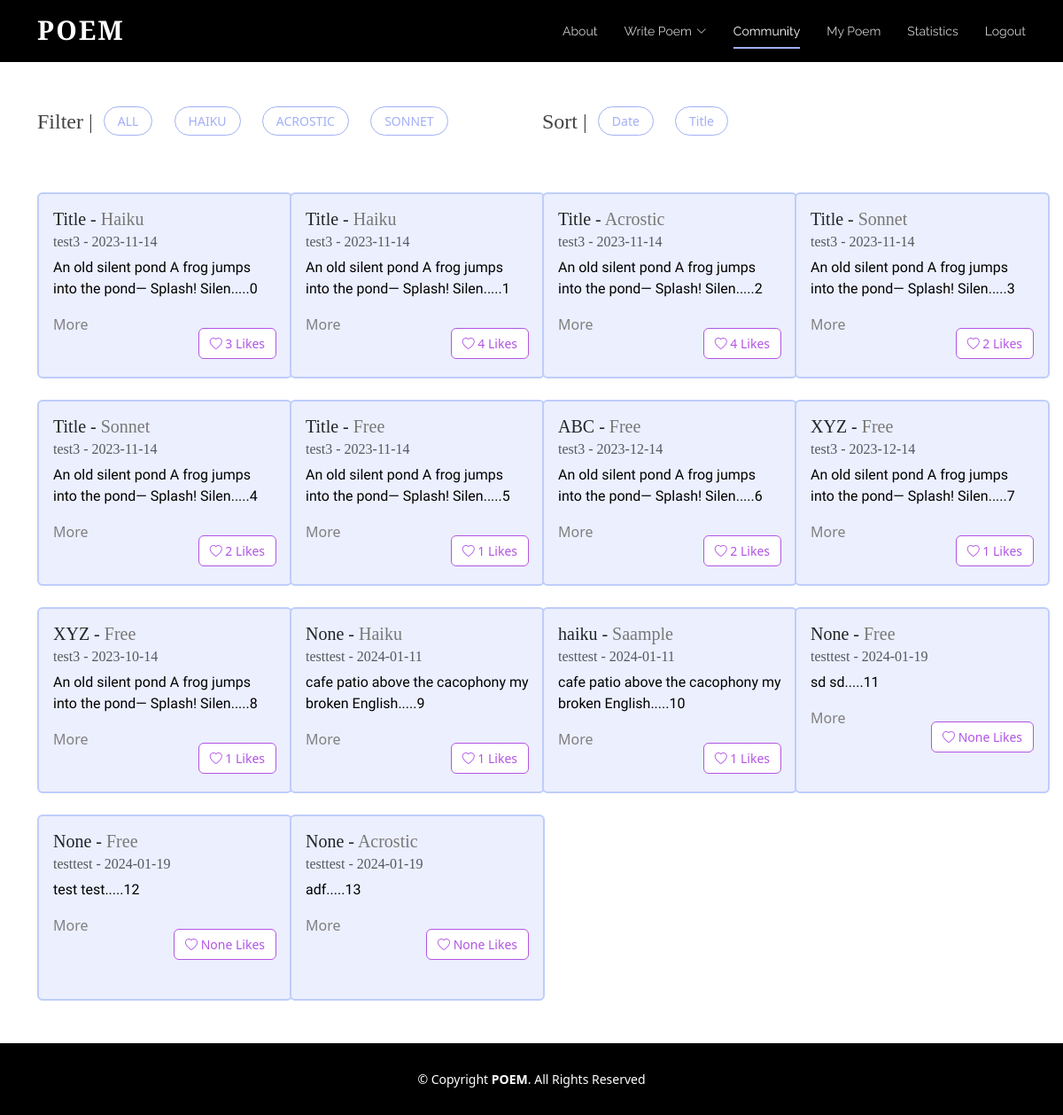
Screenshot of /board (signed in) with the database file from the repository.
### tables this page shows
CREATE TABLE "Poem" (
	"username"	TEXT,
	"content"	TEXT,
	"date"	TEXT,
	"title"	TEXT,
	"type"	TEXT
, "id"	INTEGER, "numLikes"	INTEGER);

### app.py (the view)
@app.route("/board", methods=['GET', 'POST'])
def board():
	isLogin = False
	if request.method == "POST":
		pass
	else:
		isLogin = True
		conn = sqlite3.connect('static/database.db')
		cursor = conn.cursor()
		query = """
			SELECT P.username, P.content, P.date, P.title, P.type,P.id, P.numLikes,
				   COALESCE(L.liked, 0) AS liked
			FROM Poem P
			LEFT JOIN Likes L ON P.id = L.poem_id AND L.username = ?
		"""
		cursor.execute(query, (session.get("username"),))
		rows = cursor.fetchall()
		num_poems = len(rows)
		usernames = []  # ["scott", "alice"]
		contents = []  # ["poem...", "poem2..."]
		dates = []  # ["2023-12-12", "2022-10-10"]
		titles = []
		types = []
		likes = []
		ids = []
		num_likes = []
		for row in rows:
			usernames.append(row[0])
			contents.append(row[1])
			dates.append(row[2])
			titles.append(row[3])
			types.append(row[4].title())
			likes.append(row[7])
			num_likes.append(row[6])
			ids.append(row[5])
		print(likes)
		print(ids)
		print("AAAAA",num_poems)
		if "username" not in session:
			isLogin = False
			return redirect(url_for('login'))
		else:
			isLogin = True
		return render_template('board.html',ids=ids, usernames=usernames, contents=contents,
							   dates=dates, titles=titles, types=types, liked_status=likes,
							   num_poems=num_poems, num_likes = num_likes,isLogin=isLogin)

### templates/board.html (shortened to what this page needs)
<!DOCTYPE html>
<html lang="en">
  <head>
    <link href="../static/vendor/aos/aos.css" rel="stylesheet">
    <link href="../static/vendor/bootstrap/css/bootstrap.min.css" rel="stylesheet">
    <link href="../static/vendor/bootstrap-icons/bootstrap-icons.css" rel="stylesheet">
    <link href="../static/vendor/boxicons/css/boxicons.min.css" rel="stylesheet">
    <link href="../static/vendor/glightbox/css/glightbox.min.css" rel="stylesheet">
    <link href="../static/vendor/swiper/swiper-bundle.min.css" rel="stylesheet">
    <link href="../static/css/style.css" rel="stylesheet">
  </head>
  <body>
      <header id="header" class="fixed-top d-flex align-items-center">
        <div class="container d-flex justify-content-between">
          <div class="logo">
            <h1><a href="{{url_for('index')}}">Poem</a></h1>
          </div>
          <nav id="navbar" class="navbar">
        <ul>
          <li><a class="nav-link scrollto" href="{{url_for('index')}}#about">About</a></li>
          <li class="dropdown"><a href="{{url_for('bwrite')}}"><span>Write Poem</span> <i class="bi bi-chevron-down"></i></a>
          </li>
          <li><a class="nav-link scrollto active" href="{{url_for('board')}}">Community</a></li>
                      <li><a class="nav-link scrollto" href="{{url_for('mypage')}}">My Poem</a></li>
          <li><a class="nav-link scrollto" href="{{url_for('statistics')}}">Statistics</a></li>
          {% if isLogin %}
            <li><a class="nav-link scrollto" href="{{url_for('logout')}}">Logout</a></li>
          {% else %}
            <li><a class="nav-link scrollto" href="{{url_for('login')}}">Login</a></li>
          {% endif %}
        </ul>
          </nav>
        </div>
      </header>
      <main>
        <div class="container board-top">
          <div class="row mb-4">
            <div class="col-lg-6 d-flex">
                <h4>Filter |</h4>
                <ul class="poem-filters">
                  <li data-filter = "*">ALL</li>
                  <li data-filter = ".filter-Haiku">HAIKU</li>
                  <li data-filter = ".filter-Acrostic">ACROSTIC</li>
                  <li data-filter = ".filter-Sonnet">SONNET</li>
                </ul>
            </div>
            <div class="col-lg-6 d-flex">
                <h4>Sort |</h4>
                <ul class="poem-filters">
                    <li class="sorting" data-sort-by ="date">Date</li>
                    <li class="sorting"  data-sort-by ="title">Title</li>
                </ul>
            </div>
          </div>
          <div class="row poem-container">
            {% for i in range(num_poems) %}
              {% if i < 4 %}
                <div class="col-md-6 col-lg-3 poem-item filter-{{types[i]}} mt-4 mt-md-4" data-title="{{titles[i]}}" data-date="{{dates[i][0:10]}}" data-type="{{types[i]}}">
              {% else %}
                <div class="col-md-6 col-lg-3 poem-item filter-{{types[i]}} mt-4 mt-md-4 mt-lg-4"data-title="{{titles[i]}}"  data-date="{{ dates[i][0:10]}}" data-type="{{types[i]}}">
              {% endif %}
              <div class="card poem-card mx-auto" style="width: 18rem;">
                <div class="card-body">
                  <h5 class="card-title"><span class="title">{{titles[i]}}</span> - <span class="board-poemtype type">{{types[i]}}</span></h5>
                  <h6 class="card-subtitle mb-2 text-muted">{{usernames[i]}} - <span class="date">{{dates[i][0:10]}}</span></h6>
                  <p class="card-text">{{contents[i][0:60]}}.....{{ids[i]}}</p>
                <div class="d-flex justify-content-between">
                  <a class="card-link" data-bs-toggle="modal" data-bs-target="#poemModal" data-title="{{titles[i]}}" data-type="{{types[i]}}" data-username="{{usernames[i]}}" data-date="{{dates[i][0:10]}}" data-content="{{contents[i]}}">
  More
</a>
                    {% if liked_status[i] == 1 %}
                  <div class="text-right">
                    <button class="mt-3 btn btn-outline-danger like-button really-like" data-poem-id="{{ ids[i] }}" data-username="{{ usernames[i] }}" data-liked="{{ liked_status[i] }}">
      <i class="bi bi-heart-fill"></i> <span class="like-count">{{ num_likes[i] }}</span> Likes
                    </button>
                  </div>
                    {%else %}
                                      <div class="text-right">
                    <button class="mt-3 btn btn-outline-danger like-button" data-poem-id="{{ ids[i] }}" data-username="{{ usernames[i] }}" data-liked="{{ liked_status[i] }}">
      <i class="bi bi-heart"></i> <span class="like-count">{{ num_likes[i] }}</span> Likes
                    </button>
                  </div>
                    {% endif %}
                </div>
                </div>
              </div>
            </div>
            {% endfor %}
          </div>
        </div>
      </main>
  <footer id="footer" class="mt-5">
    <div class="container">
      <div class="copyright">
        &copy; Copyright <strong><span>POEM</span></strong>. All Rights Reserved
      </div>
    </div>
  </footer>
  </body>
</html>

### static/css/style.css (style rules this page uses)
body { color: #444444; }
a { color: #1bac91; text-decoration: none; }
h1, h2, h3, h4, h5, h6 { font-family: 'Cormorant Garamond', serif; }
#header { height: 70px; transition: all 0.5s; z-index: 997; background: #000; }
#header .logo h1 { font-size: 30px; margin: 0; padding: 6px 0; line-height: 1; font-weight: 700; letter-spacing: 2px; text-transform: uppercase; }
#header .logo h1 a, #header .logo h1 a:hover { color: #fff; text-decoration: none; }
.navbar { padding: 0; }
.navbar ul { margin: 0; padding: 0; display: flex; list-style: none; align-items: center; }
.navbar li { position: relative; }
.navbar>ul>li+li { margin-left: 30px; }
.navbar a, .navbar a:focus { display: flex; align-items: center; justify-content: space-between; padding: 12px 0; font-size: 14px; font-family: "Raleway", sans-serif; color: rgba(255, 255, 255, 0.8); white-space: nowrap; transition: 0.3s; position: relative; }
.navbar a i, .navbar a:focus i { font-size: 12px; line-height: 0; margin-left: 5px; }
.navbar>ul>li>a:before { content: ""; position: absolute; width: 100%; height: 2px; bottom: 3px; left: 0; background-color: #A2AFF6; visibility: hidden; width: 0px; transition: all 0.3s ease-in-out 0s; }
.navbar a:hover:before, .navbar li:hover>a:before, .navbar .active:before { visibility: visible; width: 100%; }
.navbar a:hover, .navbar .active, .navbar .active:focus, .navbar li:hover>a { color: #fff; }
#footer { background: black; padding: 0 0 30px 0; color: #fff; font-size: 14px; }
#footer .copyright { text-align: center; padding-top: 30px; }
body p { color: black; font-family: 'Nanum Myeongjo', serif; }
body a { color: gray; }
body { margin: 0; }
.board-top { margin-top: 120px; }
.board-poemtype { color:#787878; }
.poem-filters { list-style: none; margin-left: -20px; }
.board-top h4 { margin-top: 3px; }
.poem-filters li { cursor: pointer; font-size: 14px; display: inline-block; background: white; border: 1px solid #A2AFF6; padding: 5px 15px 5px 15px; border-radius: 50px; margin-right: 20px; color: #A2AFF6; font-weight: 500; }
.card-link { cursor:pointer }
.like-button { font-size:14px; }
.btn-outline-danger { background-color:white !important; color:#B255E3 !important; border:1px solid #B255E3 !important; }
.poem-card { height: 210px; background-color:#ECEFFE; border: 2px solid #BECDFB; transition: transform 0.3s ease-in-out; }

### rows the page displays
Poem: title "Title", type "Haiku", username "test3", date "2023-11-14", content "An old silent pond A frog jumps into the pond— Splash! Silen", id "0", numLikes "3"
Poem: title "Title", type "Haiku", username "test3", date "2023-11-14", content "An old silent pond A frog jumps into the pond— Splash! Silen", id "1", numLikes "4"
Poem: title "Title", type "Acrostic", username "test3", date "2023-11-14", content "An old silent pond A frog jumps into the pond— Splash! Silen", id "2", numLikes "4"
Poem: title "Title", type "Sonnet", username "test3", date "2023-11-14", content "An old silent pond A frog jumps into the pond— Splash! Silen", id "3", numLikes "2"
Poem: title "Title", type "Sonnet", username "test3", date "2023-11-14", content "An old silent pond A frog jumps into the pond— Splash! Silen", id "4", numLikes "2"
Poem: title "Title", type "Free", username "test3", date "2023-11-14", content "An old silent pond A frog jumps into the pond— Splash! Silen", id "5", numLikes "1"
Poem: title "ABC", type "Free", username "test3", date "2023-12-14", content "An old silent pond A frog jumps into the pond— Splash! Silen", id "6", numLikes "2"
Poem: title "XYZ", type "Free", username "test3", date "2023-12-14", content "An old silent pond A frog jumps into the pond— Splash! Silen", id "7", numLikes "1"
Poem: title "XYZ", type "Free", username "test3", date "2023-10-14", content "An old silent pond A frog jumps into the pond— Splash! Silen", id "8", numLikes "1"
Poem: username "testtest", date "2024-01-11", content "cafe patio above the cacophony my broken English"
Poem: title "haiku", type "Saample", username "testtest", date "2024-01-11", content "cafe patio above the cacophony my broken English", id "10", numLikes "1"
Poem: username "testtest", date "2024-01-19", content "sd sd"
Poem: username "testtest", date "2024-01-19", content "test test"
Poem: username "testtest", date "2024-01-19", content "adf"

### other values shown
{{ titles[i] }} "None" "None" "None" "None"
{{ types[i] }} "Haiku" "Free" "Free" "Acrostic"
{{ ids[i] }} "9" "11" "12" "13"
{{ num_likes[i] }} "1" "None" "None" "None"
